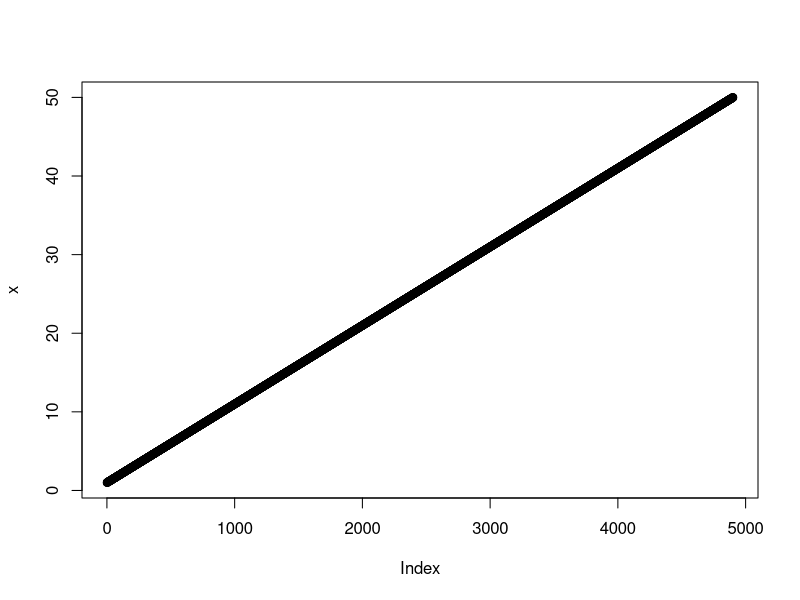
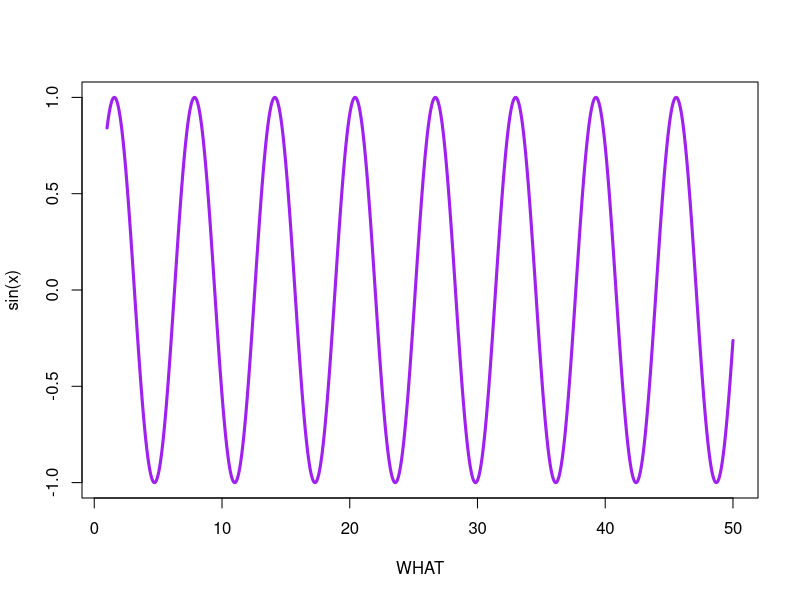

The R source for these figures, in order:
#' ---
#' title: "Lab04 R intro 2026"
#' author: "Minzhou Ou"
#' date: "Jan 16th, 2026"
#' ---

x <- seq(1, 50, by = 0.01)
plot(x)
plot(x, sin(x), typ = "l", col = "purple", lwd = 3, xlab = "WHAT")

x <- 1:10
1:10 * 10
